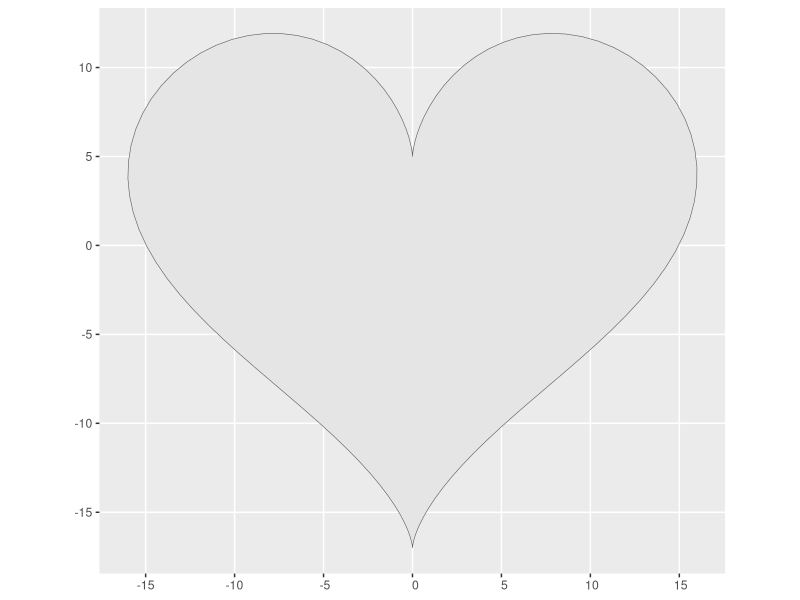
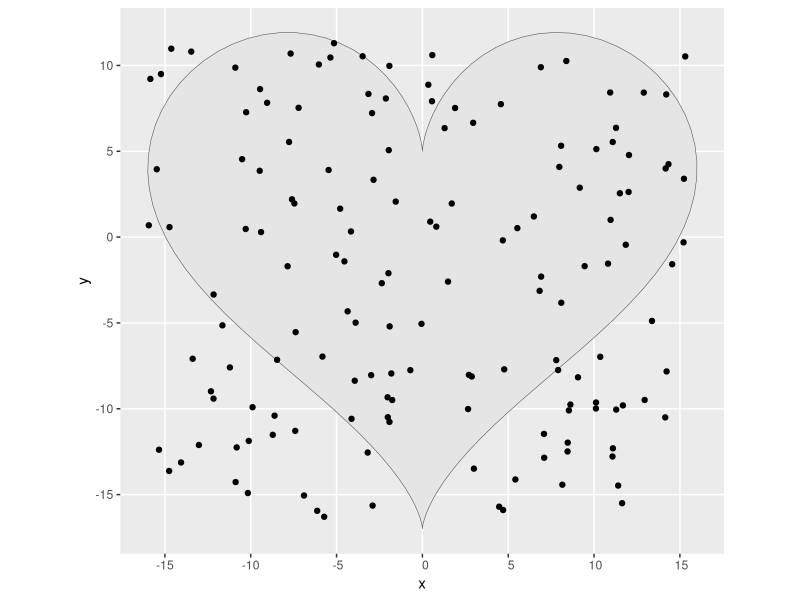
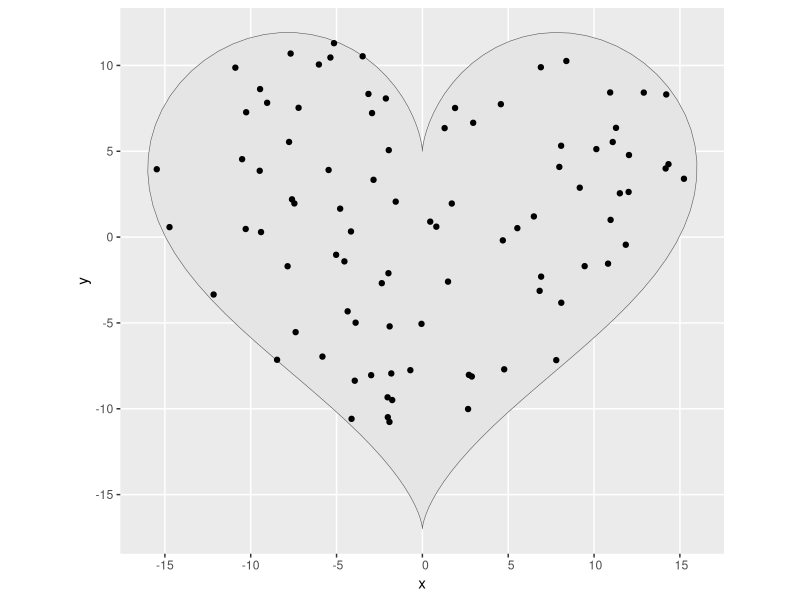
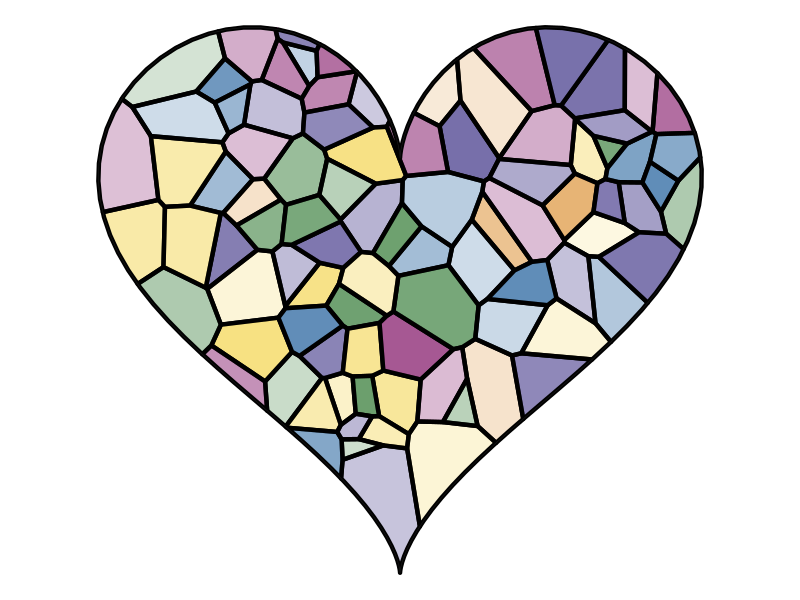
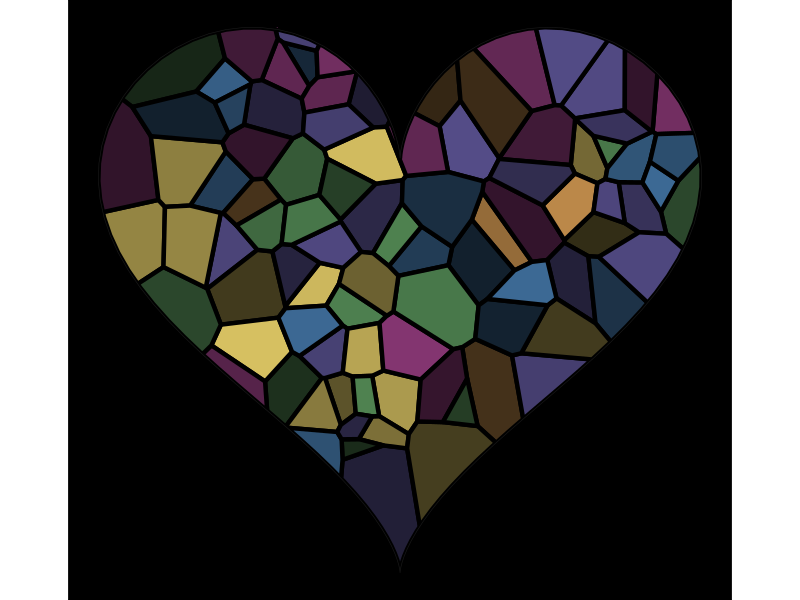

The R source for these figures, in order:
## ---- chunk 1
#| code-summary: Setup
library(ggplot2) # for plotting
library(dplyr)   # for data wrangling
library(sf)      # for shapes
library(ggforce) # for voroni tiles
## ---- chunk 2
#| code-summary: Variables
seed <- 8675309
n_pts <- 150 ### Number of points to try to put inside the window
palette <- c(
  "pink" = "#983E82",
  "orange" = "#E2A458",
  "yellow" = "#F5DC70",
  "green" = "#59935B",
  "blue" = "#467AAC",
  "purple" = "#61589C"
)
## ---- chunk 3
#| code-summary: heart frame
t <- seq(0, 2*pi, by=0.05)
t <- c(t, t[[1]]) # append starting value
frame <- cbind(
  16*sin(t)^3,
  13*cos(t)-5*cos(2*t)-2*cos(3*t)-cos(4*t)
)
## ---- chunk 4
#| code-summary: convert to a polygon
frame_sf <- frame %>%
  list() %>% 
  sf::st_polygon()

ggplot(frame_sf) + geom_sf()
## ---- chunk 5
#| code-summary: random data points in frame bounds
set.seed(seed)
points <- tibble(
  x = runif(n_pts, min = min(frame[,1]), max = max(frame[,1])),
  y = runif(n_pts, min = min(frame[,2]), max = max(frame[,2]))
)

# plot to check
ggplot() + 
  geom_sf(data = frame_sf) +
  geom_point(aes(x, y), points)
## ---- chunk 6
#| code-summary: constrain points

## Creates a new sf object to hold the created points
points_sf <- sf::st_as_sf(points, coords = c("x","y"))

## Keeps only the random points that are within the frame
contained <- sf::st_contains(frame_sf, points_sf)
points <- points %>% dplyr::slice(contained[[1]])

# plot to check
ggplot() + 
  geom_sf(data = frame_sf) +
  geom_point(aes(x, y), points)
## ---- chunk 7
#| code-summary: pane colours

set.seed(seed)
points <- points %>% 
  mutate(
    fill = sample(palette, nrow(.), T),
    alpha = runif(nrow(.), min = 0.2, max = 0.9)
  )
## ---- chunk 8
#| code-summary: Plot

ggplot(points) +
  geom_voronoi_tile(aes(x = x, y = y, 
                        group = -1L, 
                        fill = I(fill),
                        alpha = I(alpha)),
                    color = "black", 
                    size = 1.5, 
                    bound = frame) +
  geom_sf(data = frame_sf, 
          size = 4, 
          color = "grey10", 
          fill = "transparent") +
  theme_void()
## ---- chunk 9
#| code-summary: Black heart

ggplot2::last_plot() +
  theme(plot.background = element_rect(fill = "black"))
